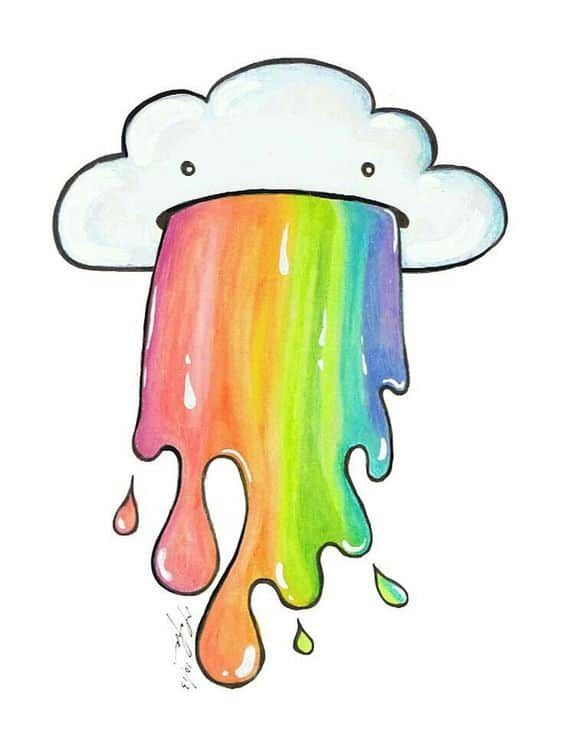
#> input picture picture/test.jpg, 564 x 744 px
$ python Gorselarayuz.py
#> lines starting #> are read from the running program, lines starting #| are printed output that depends on the picture
import cv2
from matplotlib import pyplot

img = cv2.imread("picture/test.jpg")
#> img is the input picture: shape (744, 564, 3); mean B, G, R 216.3, 232, 234.9
cv2.line(img,pt1=(10,10),pt2=(50,50),color=((12,54,140)),thickness=5)

cv2.rectangle(img,pt1=(100,50),pt2=(300,200),thickness=5,color=(255,0,0))

cv2.circle(img,center=(471,524),radius=(50),color=(0,255,0),thickness=5)
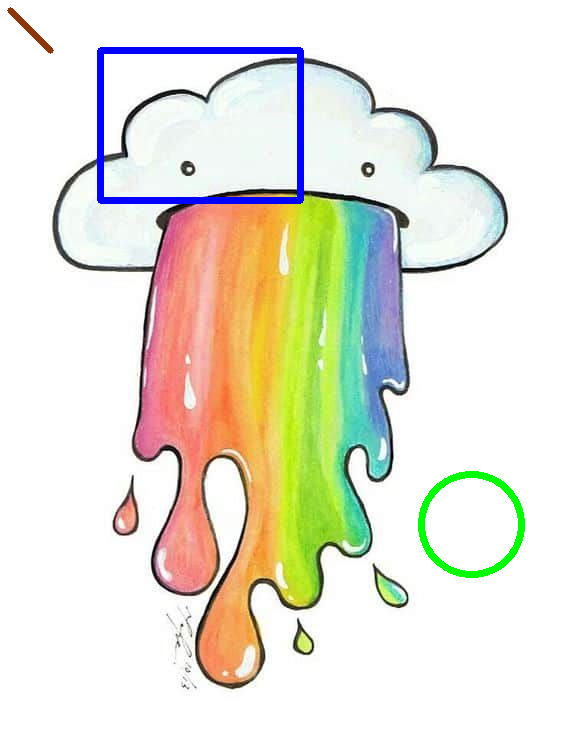
#> img: shape (744, 564, 3); mean B, G, R 215.2, 229.2, 230.8


pyplot.imshow(img)
pyplot.show()

$ run again, with picture/insan4.jpg copied over picture/test.jpg
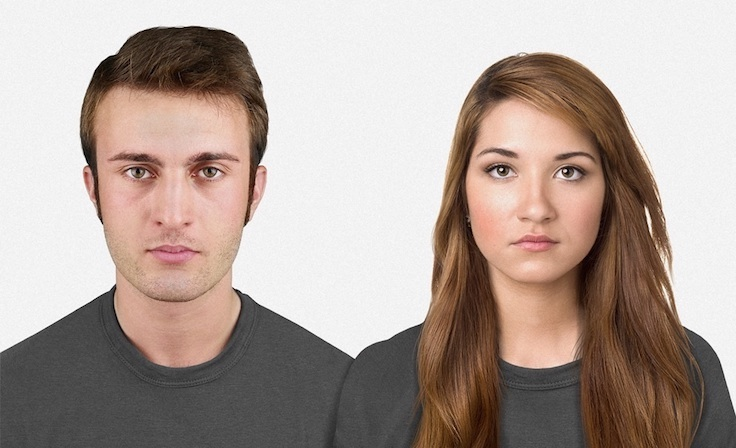
#> input picture picture/insan4.jpg, 736 x 448 px
#> img is the input picture: shape (448, 736, 3); mean B, G, R 154.2, 161.7, 176.7
#> `cv2.rectangle(img,pt1=(100,50),pt2=(300,200),thickness=5,color=(255,0,..`:
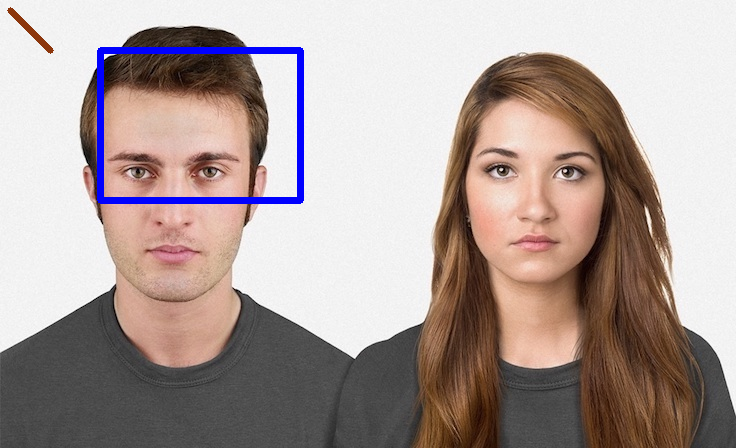
#> img: shape (448, 736, 3); mean B, G, R 155.4, 159.1, 173.8
